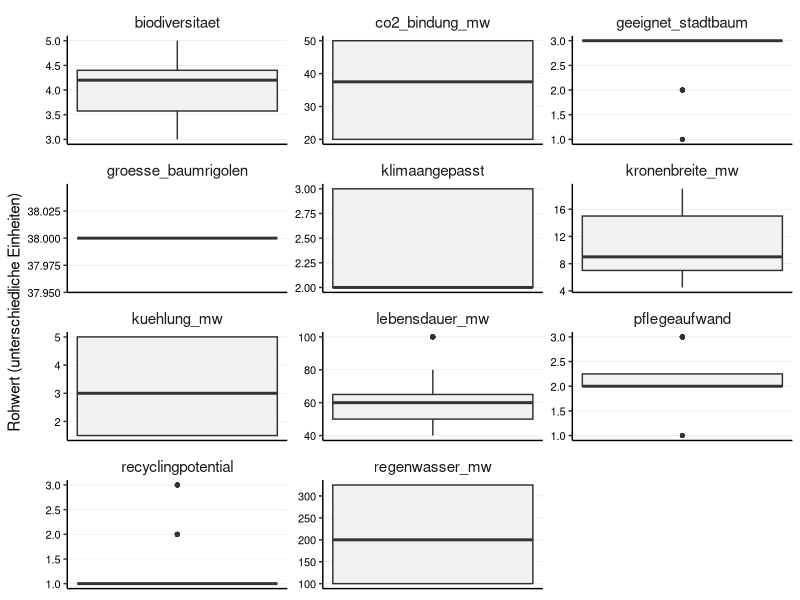
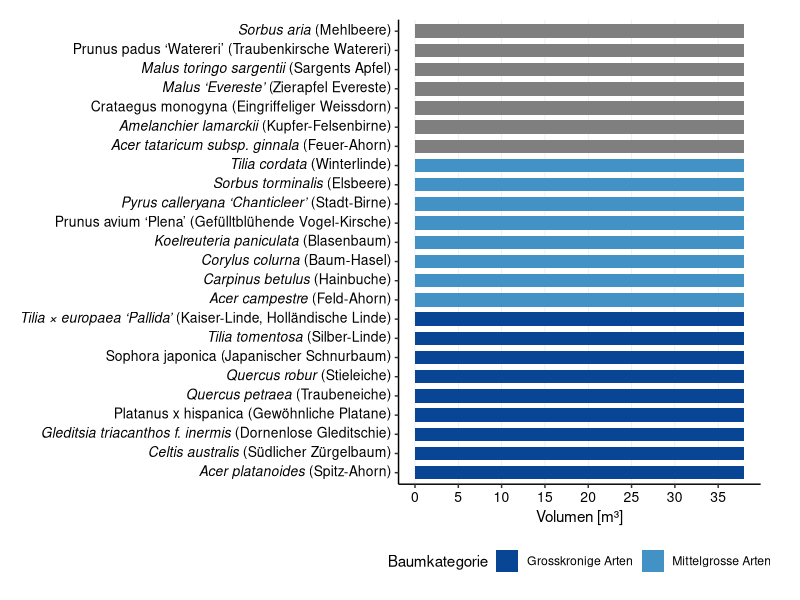

Here is the R script that generated these plots, in order: (Note: this script raises an error after producing the figures.)
## ---- chunk 1

library(tidyverse)
library(readr)
library(ggplot2)
library(forcats)
library(ggtext)
library(patchwork)


## ---- chunk 2

## 1. Daten Importieren

# Liest die Rohdaten für die Bäume ein
df_baeume_raw <- read_delim(
  "01_data_input/Baeume_tidy.csv", 
  delim = ";"
)

# Liest die Gewichtungen pro Szenarien ein 
weights_baeume_s0_raw <- read_delim(
  "01_data_input/Baeume_Gewichtung_Szenario0.csv", 
  delim = ";"
)
weights_baeume_s1_raw <- read_delim(
  "01_data_input/Baeume_Gewichtung_Szenario1.csv",
  delim = ";"
)
weights_baeume_s2_raw <- read_delim(
  "01_data_input/Baeume_Gewichtung_Szenario2.csv",
  delim = ";"
)
weights_baeume_s3_raw <- read_delim(
  "01_data_input/Baeume_Gewichtung_Szenario3.csv",
  delim = ";"
)
## ---- chunk 3
#| include: false
# --- PRÜFUNG BLOCK 1 (Bäume) ---

print("--- 1. Check: Spaltennamen Bäume (Sind alle Spaltennamen da?) ---")
colnames(df_baeume_raw)

print("--- 2. Check: Gewichtung S0 (Wurden Spalten getrennt?) ---")
head(weights_baeume_s0_raw) 

print("--- 3. Check: Gewichtung S3 (Zur Sicherheit) ---")
head(weights_baeume_s3_raw)

## ---- chunk 4
# A. Bereinigung der Rohdaten
df_baeume <- df_baeume_raw %>%
  select(baumkategorie, baumart, everything()) 

# B. Bereinigung der Gewichtungen (alle Szenarien)
# Wir fügen den Roh-Dateien die Szenario-Namen hinzu
df_weights_s0 <- weights_baeume_s0_raw %>%
  mutate(szenario = "Szenario 0: Baseline (IST)")
df_weights_s1 <- weights_baeume_s1_raw %>%
  mutate(szenario = "Szenario 1: Forschungsfokus")
df_weights_s2 <- weights_baeume_s2_raw %>%
  mutate(szenario = "Szenario 2: Radikale Vermeidung")
df_weights_s3 <- weights_baeume_s3_raw %>%
  mutate(szenario = "Szenario 3: Radikaler Lebenszyklus")

# Jetzt binden wir sie zu einer finalen Gewichtungs-Tabelle zusammen
df_weights <- bind_rows(df_weights_s0, df_weights_s1, df_weights_s2, df_weights_s3) %>%
  # Berechne das Gesamtgewicht (gewicht) aus den Rohspalten: group_weight * within_group_weight
  mutate(
    gewicht = group_weight * within_group_weight
  ) %>%
   # umbenennen für den Join
  rename(
    bewertungskategorie = criterion_id
  ) %>%
  # Auswählen der Spalten, die der Rest des Skripts braucht
  select(szenario, bewertungskategorie, gewicht, group_id)

## ---- chunk 5
#| include: false
# --- PRÜFUNG BLOCK 2 ---
print("--- Check: Stimmen Kriterien überein? ---")
kriterien_gewichte <- unique(df_weights$bewertungskategorie)
spalten_baeume <- colnames(df_baeume)
missing <- setdiff(kriterien_gewichte, spalten_baeume)

if(length(missing) > 0) {
  print("ACHTUNG! Folgende Kriterien fehlen:")
  print(missing)
} else {
  print("ERFOLG: Alle Gewichtungs-Kriterien sind in den Baum-Daten vorhanden!")
}

## ---- chunk 6
# 3.1 Wide-to-Long
df_baeume_long <- df_baeume %>%
  pivot_longer(
    cols = where(is.numeric), 
    names_to = "bewertungskategorie", 
    values_to = "wert"
  )

# 3.2 JOIN mit Gewichtung
# Wir nutzen left_join. 
df_baeume_joined <- df_baeume_long %>%
  left_join(df_weights, by = "bewertungskategorie", relationship = "many-to-many")

## ---- chunk 7
#| include: false
# --- PRÜFUNG BLOCK 3 (Bäume) ---

# Sicherheits-Check im Skript:
# Bei Bäumen erwarten wir für alle Kriterien ein Gewicht.
if(any(is.na(df_baeume_joined$gewicht))) {
  warning("ACHTUNG: Einige Baum-Kriterien haben kein Gewicht gefunden! Bitte prüfen.")
}

print("--- Check 1: Dimensionen (Sollte 1100 sein) ---")
# Erwartung: Anzahl Bäume (25) * Kriterien (11) * Szenarien (4)
dim(df_baeume_joined)

print("--- Check 2: Gibt es Kriterien ohne Gewicht? ---")
# Hier sollte im Idealfall eine leere Tabelle oder "0" kommen.
# Falls hier was steht, stimmen die Namen in der CSV nicht überein.
df_baeume_joined %>% 
  filter(is.na(gewicht)) %>% 
  select(bewertungskategorie) %>% 
  distinct()

print("--- Check 3: Stichprobe (Eiche in S2) ---")
# Zeig mir, ob die Gewichtung für Szenario 2 (Vermeidung) bei CO2 hoch ist
df_baeume_joined %>%
  filter(baumart == "Quercus petraea (Traubeneiche)", szenario == "Szenario 2: Radikale Vermeidung") %>%
  filter(bewertungskategorie == "co2_bindung") %>%
  select(szenario, bewertungskategorie, wert, gewicht)
  
## ---- chunk 8
#| label: fig-baeume-scientific-clean
#| fig.width: 12
#| fig.height: 14
#| out.width: "100%"
#| warning: false

## 4. Explorative Datenanalyse (Scientific Style - Clean)

# --- HILFSFUNKTION: Labels formatieren ---
format_labels_kursiv <- function(x) {
  x_wrapped <- stringr::str_wrap(x, width = 40)
  stringr::str_replace(x_wrapped, "^([^(]+)(.*)$", "<i>\\1</i>\\2")
}

# -------------------------------------------------------
# DATEN VORBEREITEN
# -------------------------------------------------------

levels_kategorie <- c("Grosskronige Arten", "Mittelgrosse Arten", "Kleine Arten")

colors_baeume <- c(
  "Grosskronige Arten" = "#084594", 
  "Mittelgrosse Arten" = "#4292c6", 
  "Kleine Arten" = "#9ecae1"
)

# -------------------------------------------------------
# TEIL 1: ROHWERTE-VERTEILUNG (Boxplots)
# -------------------------------------------------------

plot_rohwerte_baeume <- ggplot(df_baeume_joined, aes(y = wert)) +
  geom_boxplot(fill = "grey95", width = 0.5, outlier.size = 1) +
  
  # Facetten für jedes Kriterium
  facet_wrap(~bewertungskategorie, scales = "free", ncol = 3) +
  
  labs(
    title = NULL,
    subtitle = NULL,
    x = NULL,
    y = "Rohwert (unterschiedliche Einheiten)"
  ) +
  
  theme_classic(base_size = 11) +
  
  theme(
    panel.grid.major.y = element_line(color = "grey90", linewidth = 0.2),
    panel.grid.major.x = element_blank(),
    
    # ---  Grau, nicht fett, mittig ---
    strip.background = element_blank(),
    strip.text = element_text(face = "plain", size = 11, hjust = 0.5), # plain = nicht fett
    # ------------------------------------------------
    
    axis.text.y = element_text(size = 8, color = "black"), 
    axis.text.x = element_blank(),
    axis.ticks.x = element_blank()
  )
## ---- chunk 9
# -------------------------------------------------------
# TEIL 2: RAUMBEDARF (Horizontal & Lesbar)
# -------------------------------------------------------

df_raum <- df_baeume_joined %>%
  filter(bewertungskategorie == "groesse_baumrigolen") %>%
  mutate(wert = as.numeric(wert)) %>%
  distinct(baumart, wert, baumkategorie) %>%
  mutate(baumkategorie = fct_relevel(baumkategorie, levels_kategorie)) %>%
  arrange(baumkategorie, baumart) %>%
  mutate(baumart_sortiert = factor(baumart, levels = unique(baumart)))

plot_raum <- ggplot(df_raum, 
       aes(x = baumart_sortiert, y = wert, fill = baumkategorie)) +
  geom_col(width = 0.7) +
  coord_flip() +
  scale_fill_manual(values = colors_baeume) +
  scale_x_discrete(labels = format_labels_kursiv) +
  scale_y_continuous(breaks = seq(0, 100, 5)) +
  labs(title = NULL, subtitle = NULL, x = NULL, y = "Volumen [m\u00B3]", fill = "Baumkategorie") +
  theme_classic(base_size = 11) +
  theme(
    legend.position = "bottom",
    panel.grid.major.x = element_line(color = "grey90", linewidth = 0.2),
    panel.grid.major.y = element_blank(),
    # Markdown für Kursivschrift
    axis.text.y = ggtext::element_markdown(size = 10, color = "black"), 
    axis.text.x = element_text(size = 10, color = "black"),
    plot.margin = margin(t = 5, r = 10, b = 5, l = 5, unit = "mm")
  )
## ---- chunk 10
# -------------------------------------------------------
# TEIL 3: ÖKOLOGISCHE LEISTUNG (Gedreht & Optimiert)
# -------------------------------------------------------

df_leistung <- df_baeume_joined %>%
  filter(bewertungskategorie %in% c("co2_bindung", "kuehlung", "regenwasser")) %>%
  mutate(wert = as.numeric(wert)) %>%
  distinct(baumart, bewertungskategorie, wert, baumkategorie) %>%
  mutate(facet_label = case_when(
    bewertungskategorie == "co2_bindung" ~ "CO\u2082-Bindung [kg/a]",
    bewertungskategorie == "kuehlung" ~ "Kühlleistung [\u00B0C]", 
    bewertungskategorie == "regenwasser" ~ "Regenwasser [l/Tag]"
  )) %>%
  mutate(facet_label = fct_relevel(facet_label, 
                                   "CO\u2082-Bindung [kg/a]", 
                                   "Kühlleistung [\u00B0C]", 
                                   "Regenwasser [l/Tag]")) %>%
  mutate(baumkategorie = fct_relevel(baumkategorie, levels_kategorie)) %>%
  arrange(baumkategorie, baumart) %>%
  mutate(baumart_sortiert = factor(baumart, levels = unique(baumart)))

plot_leistung <- ggplot(df_leistung, 
       aes(x = baumart_sortiert, y = wert, fill = baumkategorie)) +
  geom_col(width = 0.7) +
  coord_flip() +
  facet_wrap(~facet_label, ncol = 3, scales = "free_x") + 
  scale_fill_manual(values = colors_baeume) +
  scale_x_discrete(labels = format_labels_kursiv) +
  labs(title = NULL, x = NULL, y = NULL, fill = "Baumkategorie") +
  theme_classic(base_size = 11) +
  theme(
    legend.position = "bottom",
    panel.grid.major.x = element_line(color = "grey90", linewidth = 0.2),
    panel.grid.major.y = element_blank(),
    strip.background = element_blank(),
    strip.text = element_text(face = "plain", size = 10, hjust = 0),
    axis.text.y = ggtext::element_markdown(size = 9, color = "black"), 
    axis.text.x = element_text(size = 9, color = "black"),
    panel.spacing = unit(1, "cm"),
    plot.margin = margin(t = 5, r = 10, b = 10, l = 5, unit = "mm")
  )
## ---- chunk 11
#| include: false
# Speichern aller 3 Plots
ggsave("02_export/plots/check_01_rohwerte_verteilung_baeume.png", 
       plot = plot_rohwerte_baeume, width = 10, height = 8, dpi = 300)

ggsave("02_export/plots/Abb_Baeume_Raumbedarf_clean.png", 
       plot = plot_raum, width = 10, height = 10, dpi = 300)

ggsave("02_export/plots/Abb_Baeume_Leistung_clean.png", 
       plot = plot_leistung, width = 14, height = 10, dpi = 300)

## ---- chunk 12
# 5.1 Definieren: Wo ist "weniger" besser?
kriterien_lower_is_better_baeume <- c(
  "pflegeaufwand",
  "groesse_baumrigolen"
)

# 5.2 Min-Max-Skalierung
# Wir normieren ALLES (auch ungewichtete Infos), damit wir sie plotten können.
df_baeume_normalized <- df_baeume_joined %>%
  filter(!is.na(wert)) %>% # Nur Zeilen ohne Werte löschen 
  group_by(bewertungskategorie) %>%
  mutate(
    min_wert = min(wert, na.rm = TRUE),
    max_wert = max(wert, na.rm = TRUE),
    # Berechnung des Scores
    score_normiert = case_when(
      # Sonderfall: Wenn Min und Max gleich sind (alle gleich gut) -> Score 1
      (max_wert - min_wert) == 0 ~ 1,
      # Normale Skalierung (higher is better)
      !(bewertungskategorie %in% kriterien_lower_is_better_baeume) ~ (wert - min_wert) / (max_wert - min_wert),
      # Invertierte Skalierung (lower is better)
      bewertungskategorie %in% kriterien_lower_is_better_baeume ~ 1 - ((wert - min_wert) / (max_wert - min_wert))
    )
  ) %>%
  ungroup()

## ---- chunk 13
#| include: false
# --- PRÜFUNG BLOCK 5 ---

print("--- Check 1: Scores im Bereich 0-1? ---")
summary(df_baeume_normalized$score_normiert)

print("--- Check 2: Funktioniert 'Lower is better' (Baumrigolen)? ---")
# Wir vergleichen zwei Bäume: Einen mit kleiner Rigole (gut) und einen mit grosser (schlecht)
df_baeume_normalized %>%
  filter(bewertungskategorie == "groesse_baumrigolen") %>%
  select(baumart, wert, score_normiert) %>%
  arrange(wert) %>% # Sortiert nach Wert (kleinste Rigole oben)
  head(5)
## ---- chunk 14
#| label: fig-check-normierung-baeume
#| fig.width: 10
#| fig.height: 8
#| out.width: "100%"
#| warning: false

# Boxplot der normierten Scores (Scientific Style)
# Ziel: Überprüfen, ob die Min-Max-Skalierung funktioniert hat.
# Alle Boxplots müssen zwischen 0 und 1 liegen.

plot_normiert_baeume <- ggplot(df_baeume_normalized, aes(x = bewertungskategorie, y = score_normiert)) +
  geom_boxplot(fill = "grey90", width = 0.6, outlier.colour = "black", outlier.size = 1) +
  
  coord_flip() +
  
  # Fixe Skala 0-1 
  scale_y_continuous(limits = c(0, 1), expand = c(0, 0.05)) +
  
  labs(
    title = NULL,
    subtitle = NULL,
    x = NULL, # Kriterien-Namen stehen an der Achse
    y = "Normierter Score (0 = schlecht, 1 = ideal)"
  ) +
  
  theme_classic(base_size = 11) +
  
  theme(
    # Gitterlinien: Vertikal wichtig (um 0.5 etc. zu sehen), Horizontal weg
    panel.grid.major.x = element_line(color = "grey90", linewidth = 0.2),
    panel.grid.major.y = element_blank(),
    
    # Achsen-Texte
    axis.text.y = element_text(color = "black", size = 10), # Kriterien-Namen
    axis.text.x = element_text(color = "black", size = 10)  # Zahlen 0-1
  )


# print(plot_normiert_baeume)

## ---- chunk 15
#| include: false
ggsave("02_export/plots/check_02_normierte_scores_baeume.png", 
       plot = plot_normiert_baeume, width = 10, height = 7, dpi = 300)
## ---- chunk 16
#| include: false
# --- PRÜFUNG BLOCK 6 ---

print("--- Check: Liegen alle Scores zwischen 0 und 1? ---")
summary(df_baeume_normalized$score_normiert)
# Min muss >= 0.00 sein, Max <= 1.00

print("--- Check: Wurden Kriterien mit 'Lower is better' invertiert? ---")
# Wir prüfen Baumrigole: Kleiner Wert (6) sollte Score 1 sein (hatten wir oben schon, aber zur Sicherheit)
df_baeume_normalized %>%
  filter(bewertungskategorie == "groesse_baumrigolen") %>%
  group_by(wert) %>%
  summarise(mean_score = mean(score_normiert)) %>%
  arrange(wert) %>% # Kleinster Wert oben
  head(1)
## ---- chunk 17
# 7.1 Berechnung Score pro Kriterium
df_mca_calculated <- df_baeume_normalized %>%
  # Hier filtern wir alles raus, was kein Gewicht hat
  filter(!is.na(gewicht)) %>% 
  mutate(MCA_score_kriterium = score_normiert * gewicht)

# 7.2 Aggregation pro Szenario
# Wir summieren die Scores pro Baum und Szenario
df_mca_total <- df_mca_calculated %>%
  group_by(szenario, baumkategorie, baumart) %>%
  summarise(MCA_gesamtscore = sum(MCA_score_kriterium, na.rm = TRUE), .groups = 'drop') %>%
  mutate(MCA_gesamtscore = round(MCA_gesamtscore, 5)) %>%
  # Sortierung: Erst nach Szenario, dann nach Punktzahl
  arrange(szenario, desc(MCA_gesamtscore)) 

# Anzeigen der Ergebnisse
print("--- MCA Gesamtergebnis (Auszug) ---")
print(df_mca_total, n = 10)

# 7.3 - Auswahl der "Top 3 Sieger"
# Ziel: Für jedes der 4 Szenarien die Top 3 Bäume aus dem Gesamtranking
N_BAEUME <- 3

df_sieger_baeume <- df_mca_total %>%
  group_by(szenario) %>%
  # Wählt die N besten Bäume innerhalb jedes Szenarios aus
  slice_max(MCA_gesamtscore, n = N_BAEUME) %>%
  ungroup() %>%
  # Ordnen für bessere Lesbarkeit
  arrange(szenario, desc(MCA_gesamtscore))

# Anzeigen der 12 Sieger-Bäume (4 Szenarien * 3 Bäume)
print(paste("--- Top", N_BAEUME, "Bäume pro Szenario (für Zeitstrahl-Analyse) ---"))
print(df_sieger_baeume)

## ---- chunk 18
#| include: false
# 7.4 Export der Tabellen
write_csv2(
  df_sieger_baeume, 
  file = "02_export/tables/mca_top3_baeume_pro_szenario.csv"
)
write_csv2(
  df_mca_total, 
  file = "02_export/tables/mca_rangliste_baeume_alle_szenarien.csv"
)
write_csv2(
  df_mca_calculated, 
  file = "02_export/tables/mca_details_berechnung_baeume.csv"
)

# --- PRÜFUNG BLOCK 7 ---

print("--- Check: Enthält die Berechnung noch Zeilen ohne Gewicht? ---")
# Sollte 0 Zeilen ergeben
df_mca_calculated %>% filter(is.na(gewicht)) %>% count()

print("--- Check: Plausibilität Ergebnisse (S0 Baseline) ---")
# Zeig mir die Top 3 von Szenario 0
df_sieger_baeume %>% 
  filter(szenario == "Szenario 0: Baseline (IST)") %>%
  select(baumart, MCA_gesamtscore)

## ---- chunk 19

# --- HILFSFUNKTION: Labels formatieren ---
# Kombiniert Zeilenumbruch + Kursivschrift für Latein
format_labels_kursiv <- function(x) {
  # 1. Erst umbrechen
  x_wrapped <- stringr::str_wrap(x, width = 40)
  # 2. Dann HTML-Tags <i> einfügen (Alles vor der ersten Klammer)
  stringr::str_replace(x_wrapped, "^([^(]+)(.*)$", "<i>\\1</i>\\2")
}

# --- Datenaufbereitung für Stacked Plot ---
df_mca_groups_baeume_plot <- df_mca_calculated %>%
  group_by(szenario, baumkategorie, baumart, group_id) %>%
  summarise(gruppen_score = sum(MCA_score_kriterium, na.rm = TRUE), .groups = 'drop') %>%
  left_join(df_mca_total, by = c("szenario", "baumkategorie", "baumart")) %>%
  mutate(group_label_clean = case_when(
    group_id == "langlebigkeit" ~ "Langlebigkeit",
    group_id == "wirtschaftlichkeit" ~ "Wirtschaftlichkeit",
    group_id == "multifunktionale_nutzungsqualitaet" ~ "Multifunktionale Nutzungsqualität",
    group_id == "umweltwirkung" ~ "Umweltwirkung",
    group_id == "kreislauffaehigkeit" ~ "Kreislauffähigkeit",
    TRUE ~ group_id
  ))

# Farben definieren
colors_kategorie_baeume <- c(
  "Grosskronige Arten" = "#084594", 
  "Mittelgrosse Arten" = "#4292c6", 
  "Kleine Arten" = "#9ecae1"
)
colors_gruppen <- c(
  "Langlebigkeit" = "#08306b", 
  "Wirtschaftlichkeit" = "#2171b5", 
  "Multifunktionale Nutzungsqualität" = "#4292c6",
  "Umweltwirkung" = "#9ecae1", 
  "Kreislauffähigkeit" = "#deebf7"
)
## ---- chunk 20
#| label: fig-mca-plots-baeume-s0
#| fig.width: 13
#| fig.height: 10
#| out.width: "95%"
#| dpi: 300

# --- Plot 1: Ranking (S0) ---
data_s0 <- df_mca_total %>% filter(szenario == "Szenario 0: Baseline (IST)")

plot_s0_rank <- ggplot(data_s0,
       aes(x = MCA_gesamtscore,
           y = fct_reorder(baumart, MCA_gesamtscore), 
           fill = baumkategorie)) + 
  geom_col(width = 0.7) +
  scale_x_continuous(limits = c(0, 1), expand = c(0, 0.05)) + 
  
  # Formatierung nutzen
  scale_y_discrete(labels = format_labels_kursiv) +
  
  scale_fill_manual(values = colors_kategorie_baeume) +
  labs(title = NULL, x = "MCA Score (0-1)", y = NULL, fill = "Baumkategorie") +
  theme_classic(base_size = 11) + 
  theme(
    legend.position = "bottom",
    panel.grid.major.y = element_blank(),
    panel.grid.major.x = element_line(color = "grey90", linewidth = 0.2),
    # Markdown aktivieren
    axis.text.y = ggtext::element_markdown(color = "black"),
    axis.text = element_text(color = "black"),
    plot.margin = margin(t = 5, r = 10, b = 5, l = 5, unit = "mm")
  )
## ---- chunk 21
#| include: false
ggsave("02_export/plots/mca_baeume_rank_s0.png",
       plot = plot_s0_rank, width = 10, height = 10, dpi = 300)
## ---- chunk 22
# --- Plot 2: Stacked Detail (Szenario 0) ---
data_s0_groups <- df_mca_groups_baeume_plot %>% filter(szenario == "Szenario 0: Baseline (IST)")

plot_s0_stack <- ggplot(data_s0_groups,
       aes(x = gruppen_score,
           y = fct_reorder(baumart, MCA_gesamtscore), 
           fill = group_label_clean)) + 
  geom_col(position = "stack", width = 0.7) +
  scale_x_continuous(limits = c(0, 1), expand = c(0, 0.05)) +
  
  # Formatierung nutzen
  scale_y_discrete(labels = format_labels_kursiv) +
  
  scale_fill_manual(values = colors_gruppen) +
  labs(title = NULL, x = "Beitrag zum Score", y = NULL, fill = "Kriteriengruppe") +
  theme_classic(base_size = 11) + 
  theme(
    legend.position = "bottom",
    legend.text = element_text(size = 9),
    legend.box = "vertical",
    panel.grid.major.y = element_blank(),
    panel.grid.major.x = element_line(color = "grey90", linewidth = 0.2),
    # Markdown aktivieren
    axis.text.y = ggtext::element_markdown(color = "black"),
    axis.text = element_text(color = "black"),
    plot.margin = margin(t = 5, r = 10, b = 5, l = 5, unit = "mm")
  ) +
  guides(fill = guide_legend(nrow = 2, byrow = TRUE))
## ---- chunk 23
#| include: false
ggsave("02_export/plots/mca_baeume_detail_s0.png",
       plot = plot_s0_stack, width = 10, height = 10, dpi = 300)
## ---- chunk 24
#| label: fig-mca-plots-baeume-s1
#| fig.width: 13
#| fig.height: 10
#| out.width: "95%"
#| dpi: 300

# --- Plot 1: Ranking (S1) ---
data_s1 <- df_mca_total %>% filter(szenario == "Szenario 1: Forschungsfokus")

plot_s1_rank <- ggplot(data_s1,
       aes(x = MCA_gesamtscore,
           y = fct_reorder(baumart, MCA_gesamtscore), 
           fill = baumkategorie)) + 
  geom_col(width = 0.7) +
  scale_x_continuous(limits = c(0, 1), expand = c(0, 0.05)) + 
  
  # Formatierung
  scale_y_discrete(labels = format_labels_kursiv) +
  
  scale_fill_manual(values = colors_kategorie_baeume) +
  labs(title = NULL, x = "MCA Score (0-1)", y = NULL, fill = "Baumkategorie") +
  theme_classic(base_size = 11) + 
  theme(
    legend.position = "bottom",
    panel.grid.major.y = element_blank(),
    panel.grid.major.x = element_line(color = "grey90", linewidth = 0.2),
    # Markdown aktivieren
    axis.text.y = ggtext::element_markdown(color = "black"),
    axis.text = element_text(color = "black"),
    plot.margin = margin(t = 5, r = 10, b = 5, l = 5, unit = "mm")
  )
## ---- chunk 25
#| include: false
ggsave("02_export/plots/mca_baeume_rank_s1.png",
       plot = plot_s1_rank, width = 10, height = 10, dpi = 300)
## ---- chunk 26
# --- Plot 2: Stacked Detail (S1) ---
data_s1_groups <- df_mca_groups_baeume_plot %>% filter(szenario == "Szenario 1: Forschungsfokus")

plot_s1_stack <- ggplot(data_s1_groups,
       aes(x = gruppen_score,
           y = fct_reorder(baumart, MCA_gesamtscore), 
           fill = group_label_clean)) + 
  geom_col(position = "stack", width = 0.7) +
  scale_x_continuous(limits = c(0, 1), expand = c(0, 0.05)) + 
  
  # Formatierung
  scale_y_discrete(labels = format_labels_kursiv) +
  
  scale_fill_manual(values = colors_gruppen) +
  labs(title = NULL, x = "Beitrag zum Score", y = NULL, fill = "Kriteriengruppe") +
  theme_classic(base_size = 11) + 
  theme(
    legend.position = "bottom",
    legend.text = element_text(size = 9),
    legend.box = "vertical",
    panel.grid.major.y = element_blank(),
    panel.grid.major.x = element_line(color = "grey90", linewidth = 0.2),
    # Markdown aktivieren
    axis.text.y = ggtext::element_markdown(color = "black"),
    axis.text = element_text(color = "black"),
    plot.margin = margin(t = 5, r = 10, b = 5, l = 5, unit = "mm")
  ) +
  guides(fill = guide_legend(nrow = 2, byrow = TRUE))
## ---- chunk 27
#| include: false
ggsave("02_export/plots/mca_baeume_detail_s1.png",
       plot = plot_s1_stack, width = 10, height = 10, dpi = 300)
## ---- chunk 28
#| label: fig-mca-plots-baeume-s2
#| fig.width: 13
#| fig.height: 10
#| out.width: "95%"
#| dpi: 300

# --- Plot 1: Ranking (S2) ---
data_s2 <- df_mca_total %>% filter(szenario == "Szenario 2: Radikale Vermeidung")

plot_s2_rank <- ggplot(data_s2,
       aes(x = MCA_gesamtscore,
           y = fct_reorder(baumart, MCA_gesamtscore), 
           fill = baumkategorie)) + 
  geom_col(width = 0.7) +
  scale_x_continuous(limits = c(0, 1), expand = c(0, 0.05)) + 
  
  # Formatierung
  scale_y_discrete(labels = format_labels_kursiv) +
  
  scale_fill_manual(values = colors_kategorie_baeume) +
  labs(title = NULL, x = "MCA Score (0-1)", y = NULL, fill = "Baumkategorie") +
  theme_classic(base_size = 11) + 
  theme(
    legend.position = "bottom",
    panel.grid.major.y = element_blank(),
    panel.grid.major.x = element_line(color = "grey90", linewidth = 0.2),
    # Markdown aktivieren
    axis.text.y = ggtext::element_markdown(color = "black"),
    axis.text = element_text(color = "black"),
    plot.margin = margin(t = 5, r = 10, b = 5, l = 5, unit = "mm")
  )
## ---- chunk 29
#| include: false
ggsave("02_export/plots/mca_baeume_rank_s2.png",
       plot = plot_s2_rank, width = 10, height = 10, dpi = 300)
## ---- chunk 30
# --- Plot 2: Stacked Detail (S2) ---
data_s2_groups <- df_mca_groups_baeume_plot %>% filter(szenario == "Szenario 2: Radikale Vermeidung")

plot_s2_stack <- ggplot(data_s2_groups,
       aes(x = gruppen_score,
           y = fct_reorder(baumart, MCA_gesamtscore), 
           fill = group_label_clean)) + 
  geom_col(position = "stack", width = 0.7) +
  scale_x_continuous(limits = c(0, 1), expand = c(0, 0.05)) + 
  
  # Formatierung
  scale_y_discrete(labels = format_labels_kursiv) +
  
  scale_fill_manual(values = colors_gruppen) +
  labs(title = NULL, x = "Beitrag zum Score", y = NULL, fill = "Kriteriengruppe") +
  theme_classic(base_size = 11) + 
  theme(
    legend.position = "bottom",
    legend.text = element_text(size = 9),
    legend.box = "vertical",
    panel.grid.major.y = element_blank(),
    panel.grid.major.x = element_line(color = "grey90", linewidth = 0.2),
    # Markdown aktivieren
    axis.text.y = ggtext::element_markdown(color = "black"),
    axis.text = element_text(color = "black"),
    plot.margin = margin(t = 5, r = 10, b = 5, l = 5, unit = "mm")
  ) +
  guides(fill = guide_legend(nrow = 2, byrow = TRUE))
## ---- chunk 31
#| include: false
ggsave("02_export/plots/mca_baeume_detail_s2.png",
       plot = plot_s2_stack, width = 10, height = 10, dpi = 300)
## ---- chunk 32
#| label: fig-mca-plots-baeume-s3
#| fig.width: 13
#| fig.height: 10
#| out.width: "95%"
#| dpi: 300

# --- Plot 1: Ranking (S3) ---
data_s3 <- df_mca_total %>% filter(szenario == "Szenario 3: Radikaler Lebenszyklus")

plot_s3_rank <- ggplot(data_s3,
       aes(x = MCA_gesamtscore,
           y = fct_reorder(baumart, MCA_gesamtscore), 
           fill = baumkategorie)) + 
  geom_col(width = 0.7) +
  scale_x_continuous(limits = c(0, 1), expand = c(0, 0.05)) + 
  
  # Formatierung
  scale_y_discrete(labels = format_labels_kursiv) +
  
  scale_fill_manual(values = colors_kategorie_baeume) +
  labs(title = NULL, x = "MCA Score (0-1)", y = NULL, fill = "Baumkategorie") +
  theme_classic(base_size = 11) + 
  theme(
    legend.position = "bottom",
    panel.grid.major.y = element_blank(),
    panel.grid.major.x = element_line(color = "grey90", linewidth = 0.2),
    # Markdown aktivieren
    axis.text.y = ggtext::element_markdown(color = "black"),
    axis.text = element_text(color = "black"),
    plot.margin = margin(t = 5, r = 10, b = 5, l = 5, unit = "mm")
  )
## ---- chunk 33
#| include: false
ggsave("02_export/plots/mca_baeume_rank_s3.png",
       plot = plot_s3_rank, width = 10, height = 10, dpi = 300)
## ---- chunk 34
# --- Plot 2: Stacked Detail (S3) ---
data_s3_groups <- df_mca_groups_baeume_plot %>% filter(szenario == "Szenario 3: Radikaler Lebenszyklus")

plot_s3_stack <- ggplot(data_s3_groups,
       aes(x = gruppen_score,
           y = fct_reorder(baumart, MCA_gesamtscore), 
           fill = group_label_clean)) + 
  geom_col(position = "stack", width = 0.7) +
  scale_x_continuous(limits = c(0, 1), expand = c(0, 0.05)) + 
  
  # Formatierung
  scale_y_discrete(labels = format_labels_kursiv) +
  
  scale_fill_manual(values = colors_gruppen) +
  labs(title = NULL, x = "Beitrag zum Score", y = NULL, fill = "Kriteriengruppe") +
  theme_classic(base_size = 11) + 
  theme(
    legend.position = "bottom",
    legend.text = element_text(size = 9),
    legend.box = "vertical",
    panel.grid.major.y = element_blank(),
    panel.grid.major.x = element_line(color = "grey90", linewidth = 0.2),
    # Markdown aktivieren
    axis.text.y = ggtext::element_markdown(color = "black"),
    axis.text = element_text(color = "black"),
    plot.margin = margin(t = 5, r = 10, b = 5, l = 5, unit = "mm")
  ) +
  guides(fill = guide_legend(nrow = 2, byrow = TRUE))
## ---- chunk 35
#| include: false
ggsave("02_export/plots/mca_baeume_detail_s3.png",
       plot = plot_s3_stack, width = 10, height = 10, dpi = 300)
## ---- chunk 36
#| include: false
# --- PRÜFUNG BLOCK 8 (Bäume) ---

print("--- Check 1: Stimmt die Mathematik der Stacked Plots? ---")
# Wir summieren die Teile (Gruppen) und vergleichen sie mit dem Gesamtscore
check_summe_baeume <- df_mca_groups_baeume_plot %>%
  group_by(szenario, baumart) %>%
  summarise(
    summe_gruppen = sum(gruppen_score),
    original_total = mean(MCA_gesamtscore), # Sollte identisch sein
    .groups = "drop"
  ) %>%
  mutate(differenz = abs(summe_gruppen - original_total)) %>%
  arrange(desc(differenz))

# Zeig mir die grössten Abweichungen (Sollte 0 oder fast 0 sein, z.B. 1e-15)
print(head(check_summe_baeume))

print("--- Check 2: Sind alle 4 Szenarien in den Plot-Daten vorhanden? ---")
unique(df_mca_groups_baeume_plot$szenario)

print("--- Check 3: Top-Baum in Szenario 0 (Wer gewinnt?) ---")
df_mca_total %>% 
  filter(szenario == "Szenario 0: Baseline (IST)") %>% 
  slice_max(MCA_gesamtscore, n = 1) %>%
  select(baumart, MCA_gesamtscore)

